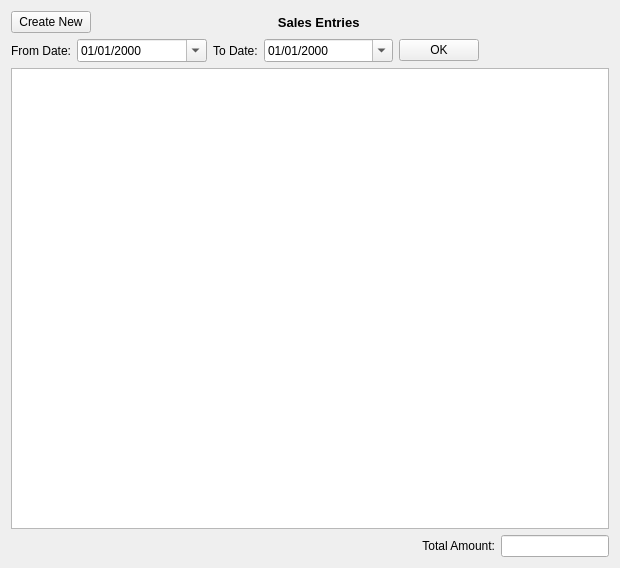
<?xml version="1.0" encoding="UTF-8"?>
<ui version="4.0">
 <class>IteemwiseSalesOrderList</class>
 <widget class="QWidget" name="IteemwiseSalesOrderList">
  <property name="geometry">
   <rect>
    <x>0</x>
    <y>0</y>
    <width>620</width>
    <height>568</height>
   </rect>
  </property>
  <property name="windowTitle">
   <string>Form</string>
  </property>
  <layout class="QVBoxLayout" name="verticalLayout">
   <item>
    <layout class="QHBoxLayout" name="horizontalLayout_2">
     <item>
      <widget class="QPushButton" name="createNewPushButton">
       <property name="sizePolicy">
        <sizepolicy hsizetype="Fixed" vsizetype="Fixed">
         <horstretch>0</horstretch>
         <verstretch>0</verstretch>
        </sizepolicy>
       </property>
       <property name="text">
        <string>Create New</string>
       </property>
      </widget>
     </item>
     <item>
      <widget class="QLabel" name="titleLabel">
       <property name="font">
        <font>
         <pointsize>10</pointsize>
         <weight>75</weight>
         <bold>true</bold>
        </font>
       </property>
       <property name="text">
        <string>Sales Entries                   </string>
       </property>
       <property name="alignment">
        <set>Qt::AlignCenter</set>
       </property>
      </widget>
     </item>
    </layout>
   </item>
   <item>
    <layout class="QHBoxLayout" name="horizontalLayout" stretch="0,1,0,1,0,1">
     <item>
      <widget class="QLabel" name="fromDateLabel">
       <property name="text">
        <string>From Date:</string>
       </property>
       <property name="alignment">
        <set>Qt::AlignRight|Qt::AlignTrailing|Qt::AlignVCenter</set>
       </property>
      </widget>
     </item>
     <item>
      <widget class="QDateEdit" name="fromDateEdit">
       <property name="displayFormat">
        <string>dd/MM/yyyy</string>
       </property>
       <property name="calendarPopup">
        <bool>true</bool>
       </property>
      </widget>
     </item>
     <item>
      <widget class="QLabel" name="toDateLlabel">
       <property name="text">
        <string>To Date:</string>
       </property>
      </widget>
     </item>
     <item>
      <widget class="QDateEdit" name="toDateEdit">
       <property name="displayFormat">
        <string>dd/MM/yyyy</string>
       </property>
       <property name="calendarPopup">
        <bool>true</bool>
       </property>
      </widget>
     </item>
     <item>
      <widget class="QPushButton" name="okPushButton">
       <property name="sizePolicy">
        <sizepolicy hsizetype="Fixed" vsizetype="Fixed">
         <horstretch>0</horstretch>
         <verstretch>0</verstretch>
        </sizepolicy>
       </property>
       <property name="text">
        <string>OK</string>
       </property>
      </widget>
     </item>
     <item>
      <spacer name="horizontalSpacer">
       <property name="orientation">
        <enum>Qt::Horizontal</enum>
       </property>
       <property name="sizeHint" stdset="0">
        <size>
         <width>40</width>
         <height>20</height>
        </size>
       </property>
      </spacer>
     </item>
    </layout>
   </item>
   <item>
    <widget class="QTableView" name="tableView">
     <property name="selectionBehavior">
      <enum>QAbstractItemView::SelectRows</enum>
     </property>
    </widget>
   </item>
   <item>
    <layout class="QHBoxLayout" name="horizontalLayout_3" stretch="1,0,0">
     <item>
      <spacer name="horizontalSpacer_2">
       <property name="orientation">
        <enum>Qt::Horizontal</enum>
       </property>
       <property name="sizeHint" stdset="0">
        <size>
         <width>40</width>
         <height>20</height>
        </size>
       </property>
      </spacer>
     </item>
     <item>
      <widget class="QLabel" name="totalAmountLabel">
       <property name="text">
        <string>Total Amount:</string>
       </property>
       <property name="alignment">
        <set>Qt::AlignRight|Qt::AlignTrailing|Qt::AlignVCenter</set>
       </property>
      </widget>
     </item>
     <item>
      <widget class="QLineEdit" name="totalAmountLineEdit"/>
     </item>
    </layout>
   </item>
  </layout>
 </widget>
 <resources/>
 <connections/>
</ui>
